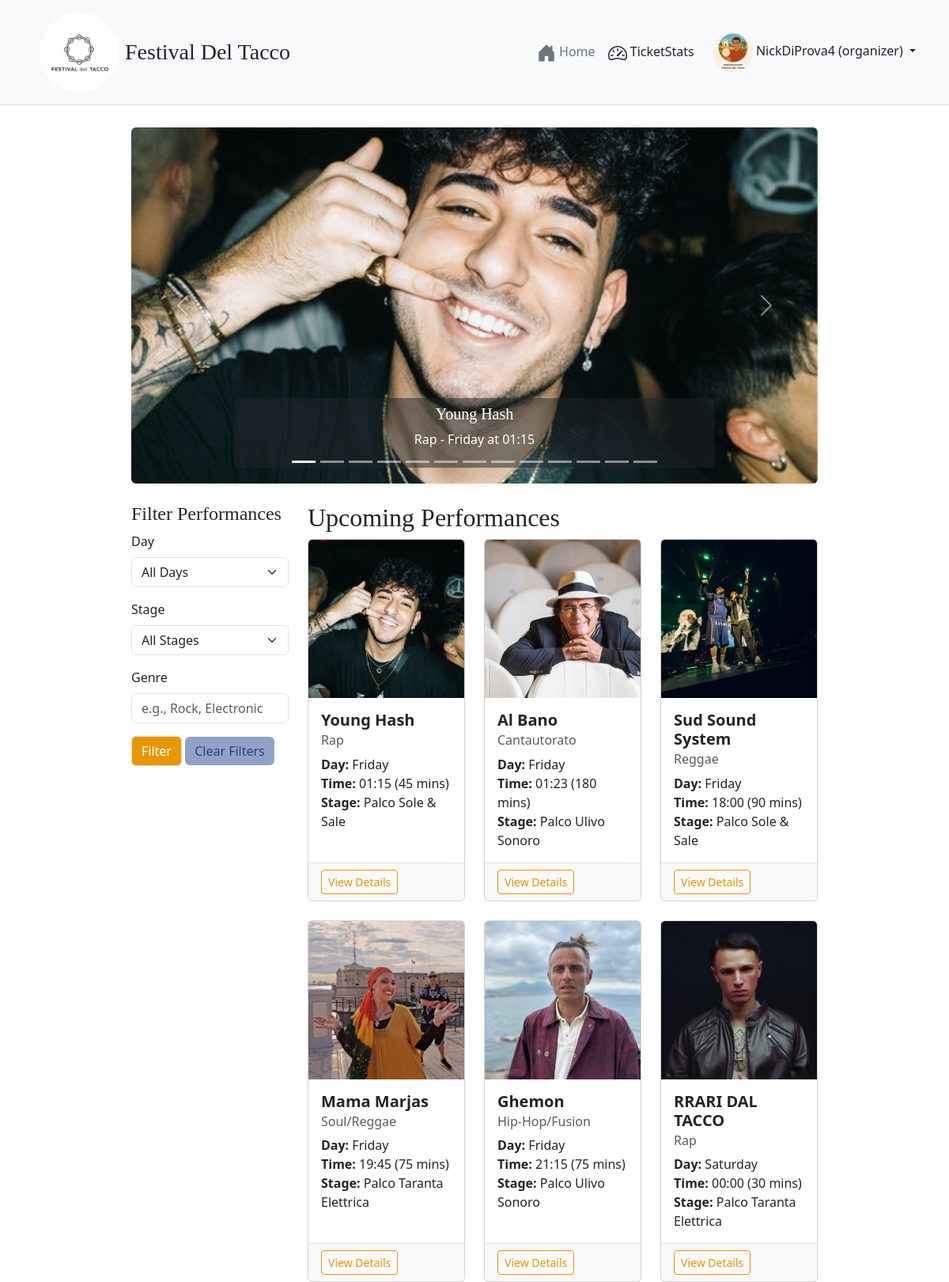
Page / (signed in, upper part) on the earlier database version.
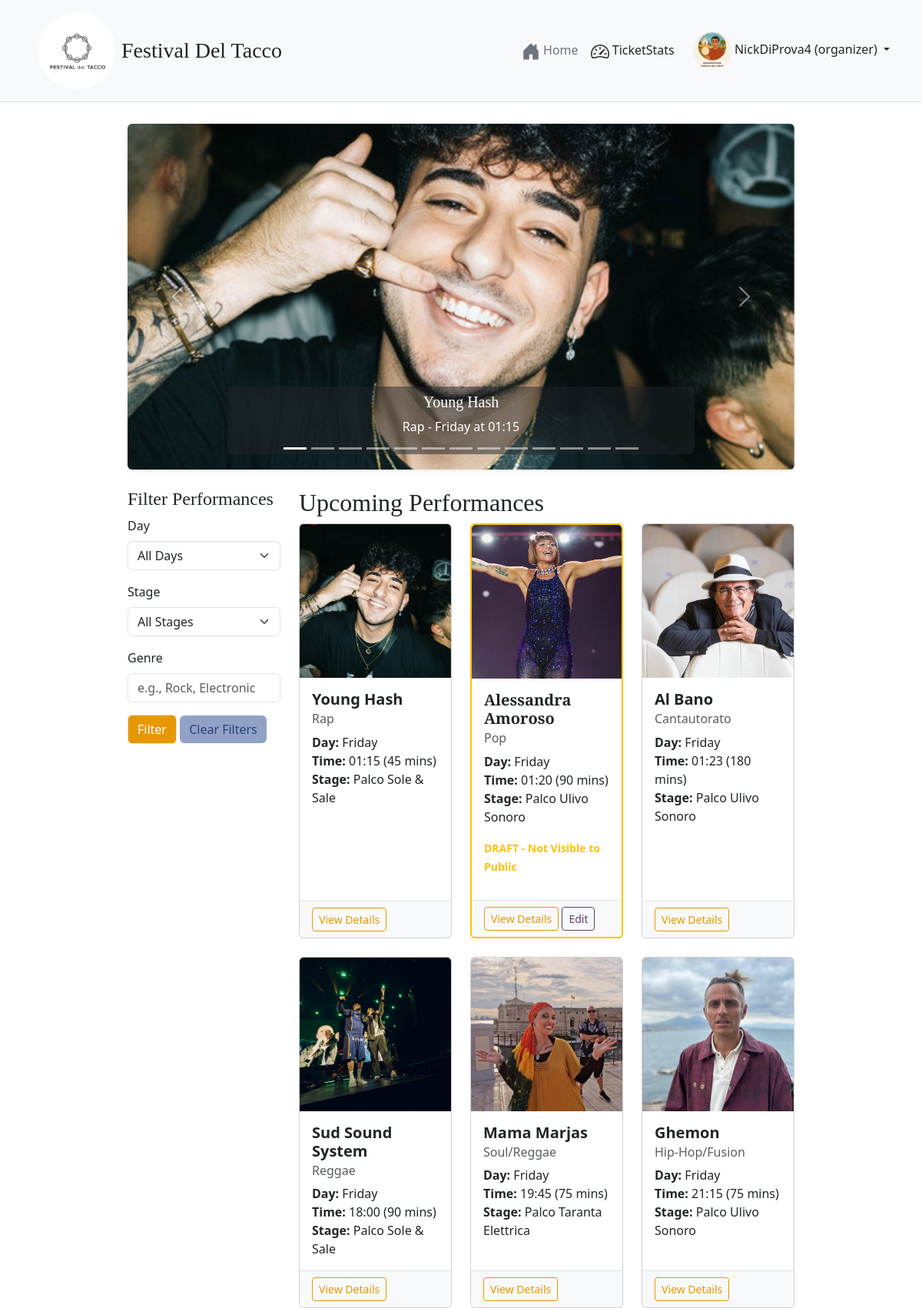
Same page on the later database version.
### tables this page shows
CREATE TABLE PERFORMANCE (
            id INTEGER PRIMARY KEY AUTOINCREMENT,
            artist_name TEXT NOT NULL UNIQUE,
            day TEXT NOT NULL,
            start_time TEXT NOT NULL, -- HH:MM format
            duration_minutes INTEGER NOT NULL,
            description TEXT,
            stage_name TEXT NOT NULL,
            genre TEXT,
            image_path TEXT,
            is_published INTEGER NOT NULL DEFAULT 0, -- 0 for False, 1 for True
            organizer_id INTEGER NOT NULL,
            FOREIGN KEY (organizer_id) REFERENCES UTENTI (id)
        );

### app.py (the view, shortened to what this page needs)
@app.route('/')
def home():
    day_filter = request.args.get('day')
    stage_filter = request.args.get('stage')
    genre_filter = request.args.get('genre')
    if current_user.is_authenticated and current_user.role == 'organizer':
        performances = db.get_all_performances(
            published_only=False,
            day_filter=day_filter,
            stage_filter=stage_filter,
            genre_filter=genre_filter
        )
    return render_template('home_festival.html',
                           performances=performances,
                           selected_day=day_filter,
                           selected_stage=stage_filter,
                           selected_genre=genre_filter)

### app.py (called while the page is built)
@login_manager.user_loader
def load_user(user_id):
    user_data = db.get_user_by_id(int(user_id))
    if user_data:
        return User(id=user_data['id'], email=user_data['email'], nickname=user_data['nickname'], role=user_data['role'])
    return None

@app.context_processor
def inject_global_vars(): # prendo le variabli globali da festival_config.py, comuni a tutti i template
    user_has_ticket = False
    if current_user.is_authenticated and current_user.role == 'participant':
        if db.get_ticket_by_user_id(current_user.id):
            user_has_ticket = True
    return dict(
        FESTIVAL_DAYS=Config.FESTIVAL_DAYS,
        FESTIVAL_STAGES=Config.FESTIVAL_STAGES,
        TICKET_TYPES_CONFIG=Config.TICKET_TYPES,
        now=datetime.now().year,
        g_user_has_ticket=user_has_ticket
    )

### festival_dao.py (called while the page is built)
def get_db_connection():
    conn = sqlite3.connect(DATABASE_NAME)
    conn.row_factory = sqlite3.Row # Access columns by name
    return conn

def get_user_by_id(user_id):
    conn = get_db_connection()
    user = conn.execute("SELECT * FROM UTENTI WHERE id = ?", (user_id,)).fetchone()
    conn.close()
    return user

### templates/home_festival.html (shortened to what the changed rows need)
{% extends "base_festival.html" %}
{% block content %}
{% set carousel_performances = performances | selectattr('is_published') | selectattr('image_path') | list %}
{% if carousel_performances %}
<div class="row mb-4">
    <div class="col-12">
        <div id="performanceCarousel" class="carousel mycarousel slide shadow-sm rounded" data-bs-ride="carousel">
            <div class="carousel-indicators">
                {% for perf_item in carousel_performances %}
                <button type="button" data-bs-target="#performanceCarousel" data-bs-slide-to="{{ loop.index0 }}"
                    class="{{ 'active' if loop.first else '' }}" aria-current="{{ 'true' if loop.first else 'false' }}"
                    aria-label="Slide {{ loop.index }}"></button>
                {% endfor %}
            </div>
            <div class="carousel-inner rounded" style="max-height: 450px;">
                {% for perf_item in carousel_performances %}
                <div class="carousel-item {{ 'active' if loop.first else '' }}">
                    <img src="{{ url_for('static', filename=perf_item.image_path) }}" class="d-block w-100"
                        alt="{{ perf_item.artist_name }}" style="object-fit: cover; height: 100%; max-height: 450px;">
                    <div class="carousel-caption d-none d-md-block bg-dark bg-opacity-50 p-2 rounded">
                        <h5 style="font-family: 'Playfair Display', serif;">{{ perf_item.artist_name }}</h5>
                        <p>{{ perf_item.genre }} - {{ perf_item.day }} at {{ perf_item.start_time }}</p>
                    </div>
                </div>
                {% endfor %}
            </div>
        </div>
    </div>
</div>
{% endif %}
<div class="row">
    <div class="col-12 col-lg-9">
        <h2 style="font-family: 'Playfair Display', serif;">Upcoming Performances</h2>
        {% if performances %}
        <div class="row row-cols-1 row-cols-md-2 row-cols-lg-3 g-4">
            {% for perf in performances %}
            <div class="col">
                {% if current_user.is_authenticated and current_user.role == 'organizer' and not perf.is_published %}
                <div class="card h-100 {% if not perf.is_published %}border-warning border-2{% endif %}">
                    <img src="{{ url_for('static', filename=perf.image_path or 'images/logo/LogoFestivalDelTacco.jpeg') }}"
                        class="card-img-top" alt="{{ perf.artist_name }}">
                    <div class="card-body">
                        <h5 class="card-title" style="font-family: 'Playfair Display', serif;">{{ perf.artist_name }}
                        </h5>
                        <h6 class="card-subtitle mb-2 text-muted">{{ perf.genre }}</h6>
                        <p class="card-text">
                            <strong>Day:</strong> {{ perf.day }}<br>
                            <strong>Time:</strong> {{ perf.start_time }} ({{ perf.duration_minutes }} mins)<br>
                            <strong>Stage:</strong> {{ perf.stage_name }}
                        </p>
                        <p class="text-warning fw-bold"><small>DRAFT - Not Visible to Public</small></p>
                    </div>
                    <div class="card-footer">
                        <a href="{{ url_for('performance_detail', perf_id=perf.id) }}"
                            class="btn btn-sm btn-outline">View Details</a>
                        {% if current_user.is_authenticated and current_user.role == 'organizer' and
                        perf.organizer_id
                        == current_user.id and not perf.is_published %}
                        <a href="{{ url_for('manage_performance', perf_id=perf.id) }}"
                            class="btn btn-sm mybtn-outline-edit">Edit</a>
                        {% endif %}
                    </div>
                </div>
                {% elif perf.is_published %}
                <div class="card h-100">
                    <img src="{{ url_for('static', filename=perf.image_path or 'images/logo/LogoFestivalDelTacco.jpeg') }}"
                        class="card-img-top" alt="{{ perf.artist_name }}" style="height: 200px; object-fit: cover;">
                    <div class="card-body">
                        <h5 class="card-title">{{ perf.artist_name }}</h5>
                        <h6 class="card-subtitle mb-2 text-muted">{{ perf.genre }}</h6>
                        <p class="card-text">
                            <strong>Day:</strong> {{ perf.day }}<br>
                            <strong>Time:</strong> {{ perf.start_time }} ({{ perf.duration_minutes }} mins)<br>
                            <strong>Stage:</strong> {{ perf.stage_name }}
                        </p>
                    </div>
                    <div class="card-footer">
                        <a href="{{ url_for('performance_detail', perf_id=perf.id) }}"
                            class="btn btn-sm btn-outline">View Details</a>
                    </div>
                </div>
                {% endif %}
            </div>
            {% endfor %}
        </div>
        {% else %}
        <p>No performances found matching your criteria. Try adjusting the filters!</p>
        {% endif %}
    </div>
</div>
{% endblock %}

Differences in the rows shown:
no longer on one of the page's lists (row unchanged): PERFORMANCE: artist_name "RRARI DAL TACCO", genre "Rap", day "Saturday", start_time "00:00", duration_minutes "30", stage_name "Palco Taranta Elettrica"
added PERFORMANCE: image_path (picture), artist_name "Alessandra Amoroso", genre "Pop", day "Friday", start_time "01:20", duration_minutes "90", stage_name "Palco Ulivo Sonoro", shown under "Upcoming Performances"
